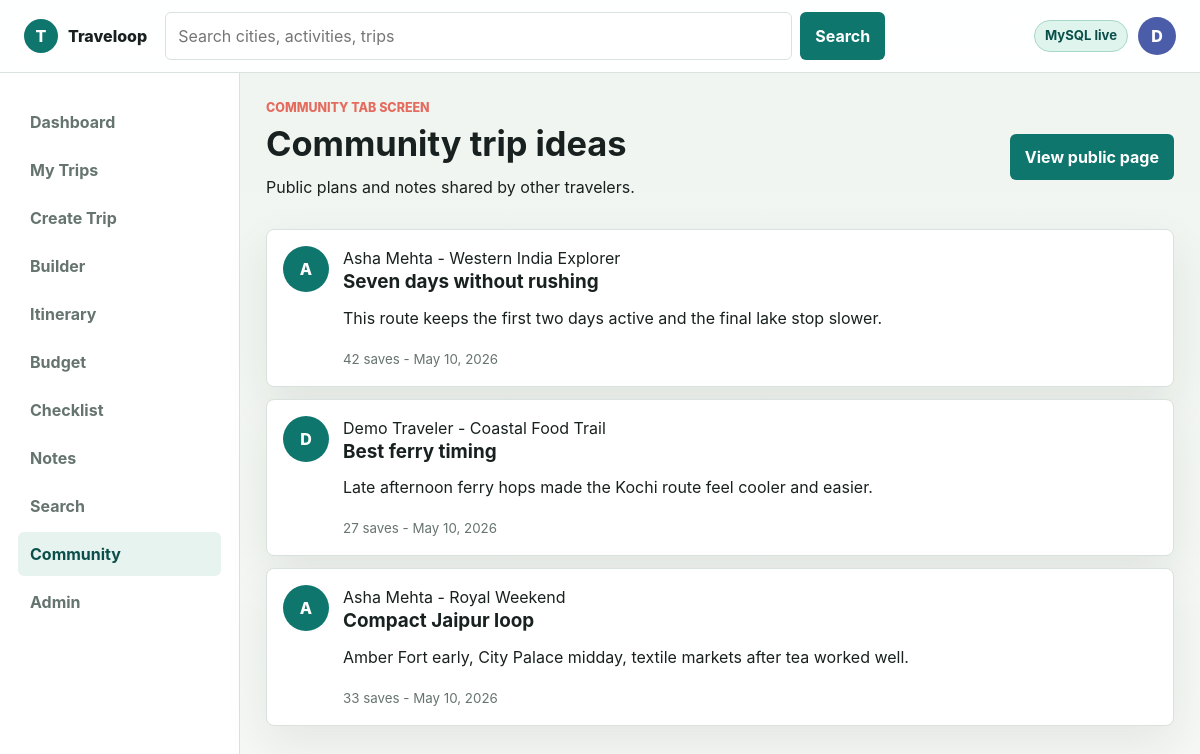
The app's page /community with its own data.
### tables this page shows
CREATE TABLE community_posts (
    id INT UNSIGNED AUTO_INCREMENT PRIMARY KEY,
    user_id INT UNSIGNED NOT NULL,
    trip_id INT UNSIGNED NOT NULL,
    title VARCHAR(160) NOT NULL,
    body TEXT NOT NULL,
    likes INT UNSIGNED NOT NULL DEFAULT 0,
    created_at TIMESTAMP DEFAULT CURRENT_TIMESTAMP,
    CONSTRAINT fk_posts_user FOREIGN KEY (user_id) REFERENCES users(id) ON DELETE CASCADE,
    CONSTRAINT fk_posts_trip FOREIGN KEY (trip_id) REFERENCES trips(id) ON DELETE CASCADE
);

CREATE TABLE trips (
    id INT UNSIGNED AUTO_INCREMENT PRIMARY KEY,
    user_id INT UNSIGNED NOT NULL,
    name VARCHAR(160) NOT NULL,
    description TEXT NULL,
    start_date DATE NULL,
    end_date DATE NULL,
    cover_photo VARCHAR(255) NULL,
    budget_limit DECIMAL(10,2) NOT NULL DEFAULT 0,
    status ENUM('ongoing', 'upcoming', 'completed') NOT NULL DEFAULT 'upcoming',
    visibility ENUM('private', 'friends', 'public') NOT NULL DEFAULT 'private',
    share_code VARCHAR(40) NOT NULL UNIQUE,
    created_at TIMESTAMP DEFAULT CURRENT_TIMESTAMP,
    updated_at TIMESTAMP DEFAULT CURRENT_TIMESTAMP ON UPDATE CURRENT_TIMESTAMP,
    CONSTRAINT fk_trips_user FOREIGN KEY (user_id) REFERENCES users(id) ON DELETE CASCADE
);

### app/Core/View.php (called while the page is built, shortened)
<?php
final class View
{
    public static function render(string $template, array $data = []): string
    {
        extract($data, EXTR_SKIP);
        require APP_PATH . '/Views/' . $template . '.php';
        return (string) ob_get_clean();
    }
    public static function page(string $template, array $data = []): void
    {
        $content = self::render($template, $data);
        require APP_PATH . '/Views/layout.php';
    }
}

### app/Controllers/PageController.php (called while the page is built, shortened)
<?php
final class PageController
{
    public function community(): void
    {
        View::page('pages/community', $this->data([
            'title' => 'Community',
            'page' => 'community',
            'posts' => $this->repo->communityPosts(),
        ]));
    }
    private function data(array $data): array
    {
        return array_merge([
            'user' => $this->repo->user(),
            'dbConnected' => $this->repo->databaseAvailable(),
        ], $data);
    }
}

### public/index.php (called while the page is built, shortened)
<?php
require APP_PATH . '/helpers.php';
require APP_PATH . '/Core/Router.php';
require APP_PATH . '/Core/View.php';
require APP_PATH . '/Controllers/PageController.php';
$controller = new PageController(new TravelRepository());
$router = new Router();
$router->get('/', [$controller, 'dashboard']);
$router->get('/dashboard', [$controller, 'dashboard']);
$router->get('/login', [$controller, 'login']);
$router->post('/login', [$controller, 'handleLogin']);
$router->get('/register', [$controller, 'register']);
$router->post('/register', [$controller, 'handleRegister']);
$router->get('/forgot-password', [$controller, 'forgot']);
$router->get('/trips', [$controller, 'trips']);
$router->get('/trips/create', [$controller, 'createTrip']);
$router->post('/trips', [$controller, 'storeTrip']);
$router->get('/trips/{id}', [$controller, 'itinerary']);
$router->get('/trips/{id}/builder', [$controller, 'builder']);
$router->get('/trips/{id}/budget', [$controller, 'budget']);
$router->get('/trips/{id}/checklist', [$controller, 'checklist']);
$router->post('/trips/{id}/checklist', [$controller, 'storeChecklist']);
$router->get('/trips/{id}/notes', [$controller, 'notes']);
$router->post('/trips/{id}/notes', [$controller, 'storeNote']);
$router->get('/trips/{id}/invoice', [$controller, 'invoice']);
$router->get('/search/cities', [$controller, 'citySearch']);
$router->get('/search/activities', [$controller, 'activitySearch']);
$router->get('/community', [$controller, 'community']);
$router->get('/share/{code}', [$controller, 'share']);
$router->get('/profile', [$controller, 'profile']);
$router->get('/admin', [$controller, 'admin']);
$router->dispatch($_SERVER['REQUEST_METHOD'], $_SERVER['REQUEST_URI']);

### app/helpers.php (called while the page is built, shortened)
<?php
function e(mixed $value): string
{
    return htmlspecialchars((string) $value, ENT_QUOTES, 'UTF-8');
}
function url(string $path = ''): string
{
    $base = defined('APP_BASE') ? APP_BASE : '';
    $path = '/' . ltrim($path, '/');
    return $base . ($path === '/' ? '' : $path);
}
function pretty_date(?string $date): string
{
    return date('M j, Y', strtotime($date));
}

### app/Models/TravelRepository.php (called while the page is built, shortened)
<?php
final class TravelRepository
{
    public function communityPosts(): array
    {
        return $this->fromDb(function (PDO $pdo): array {
            $stmt = $pdo->query(
                'SELECT cp.*, t.name AS trip_name, CONCAT(u.first_name, " ", u.last_name) AS author
                 FROM community_posts cp
                 JOIN trips t ON t.id = cp.trip_id
                 JOIN users u ON u.id = cp.user_id
                 ORDER BY cp.created_at DESC'
            );
            return $stmt->fetchAll();
        }, $this->sampleCommunityPosts());
    }
    private function fromDb(callable $callback, mixed $fallback): mixed
    {
        $pdo = Database::connection();
        try {
            return $callback($pdo);
        } catch (Throwable) {
            return $fallback;
        }
    }
    private function sampleCommunityPosts(): array
    {
        return [
            ['id' => 1, 'trip_name' => 'Western India Explorer', 'author' => 'Asha Mehta', 'title' => 'Seven days without rushing', 'body' => 'This route keeps the first two days active and the final lake stop slower.', 'likes' => 42, 'created_at' => '2026-05-05 12:00:00'],
            ['id' => 2, 'trip_name' => 'Coastal Food Trail', 'author' => 'Rohan Shah', 'title' => 'Best ferry timing', 'body' => 'Late afternoon ferry hops made the Kochi route feel cooler and easier.', 'likes' => 27, 'created_at' => '2026-05-04 17:30:00'],
            ['id' => 3, 'trip_name' => 'Royal Weekend', 'author' => 'Nidhi Rao', 'title' => 'Compact Jaipur loop', 'body' => 'Amber Fort early, City Palace midday, textile markets after tea worked well.', 'likes' => 33, 'created_at' => '2026-05-02 08:15:00'],
        ];
    }
}

### app/Views/pages/community.php (the view)
<section class="page-head">
    <div>
        <p class="eyebrow">Community Tab Screen</p>
        <h1>Community trip ideas</h1>
        <p>Public plans and notes shared by other travelers.</p>
    </div>
    <a class="button primary" href="<?= url('/share/west-loop') ?>">View public page</a>
</section>
<section class="community-feed">
    <?php foreach ($posts as $post): ?>
        <article class="community-post">
            <div class="post-avatar"><?= e(substr($post['author'], 0, 1)) ?></div>
            <div>
                <span><?= e($post['author']) ?> - <?= e($post['trip_name']) ?></span>
                <h2><?= e($post['title']) ?></h2>
                <p><?= e($post['body']) ?></p>
                <small><?= e($post['likes']) ?> saves - <?= e(pretty_date($post['created_at'])) ?></small>
            </div>
        </article>
    <?php endforeach; ?>
</section>

### app/Core/Router.php (shortened to what this page needs)
<?php
final class Router
{
    private array $routes = [];
    private function add(string $method, string $pattern, callable|array $handler): void
    {
        $this->routes[] = [
            'method' => $method,
            'pattern' => $pattern,
            'regex' => $this->compile($pattern),
            'handler' => $handler,
        ];
    }
    public function dispatch(string $method, string $uri): void
    {
        $path = parse_url($uri, PHP_URL_PATH) ?: '/';
        $path = '/' . trim($path, '/');
        foreach ($this->routes as $route) {
            if ($route['method'] !== $method) {
                continue;
            }
            if (preg_match($route['regex'], $path, $matches)) {
                $params = array_filter($matches, 'is_string', ARRAY_FILTER_USE_KEY);
                call_user_func_array($route['handler'], $params);
                return;
            }
        }
    }
    private function compile(string $pattern): string
    {
        $regex = preg_replace('#\{([a-zA-Z_][a-zA-Z0-9_]*)\}#', '(?P<$1>[^/]+)', $pattern);
        return '#^' . $regex . '$#';
    }
}

### public/assets/css/app.css (style rules this page uses)
:root { --bg: #f6f8f5; --surface: #ffffff; --surface-strong: #eef4ef; --ink: #18211f; --muted: #66746f; --line: #d9e2dc; --teal: #0f766e; --teal-dark: #0b4f4a; --coral: #e56b5f; --amber: #c9892b; --indigo: #4b5ca8; --danger: #b73737; --shadow: 0 18px 45px rgba(24, 33, 31, 0.08); --radius: 8px; --sans: Inter, ui-sans-serif, system-ui, -apple-system, BlinkMacSystemFont, "Segoe UI", sans-serif; color: var(--ink); background: var(--bg); font: 16px/1.5 var(--sans); letter-spacing: 0; }
* { box-sizing: border-box; }
body { margin: 0; min-height: 100svh; background: linear-gradient(180deg, rgba(238, 244, 239, 0.9), rgba(246, 248, 245, 0.95)), var(--bg); }
a { color: inherit; }
h1, h2, h3, p { margin-top: 0; }
h1 { font-size: 2.15rem; line-height: 1.12; margin-bottom: 12px; }
h2 { font-size: 1.18rem; line-height: 1.25; margin-bottom: 12px; }
.brand-mark, .icon-link, .avatar-large, .post-avatar, .avatar-placeholder { display: grid; place-items: center; border-radius: 50%; font-weight: 800; }
.global-search button, .button, .segmented a, .segmented button { border: 1px solid transparent; border-radius: 6px; cursor: pointer; text-decoration: none; transition: transform 160ms ease, border-color 160ms ease, background 160ms ease; }
.global-search button, .button { display: inline-flex; align-items: center; justify-content: center; min-height: 42px; padding: 10px 14px; color: #ffffff; background: var(--teal); font-weight: 700; }
.button.primary { background: var(--teal); }
.auth-card, .panel-form, .suggestion-panel, .builder-aside, .budget-summary, .donut-card, .breakdown-panel, .profile-card, .table-panel, .invoice-paper, .check-group, .note-card, .community-post, .metric { border: 1px solid var(--line); border-radius: var(--radius); background: var(--surface); box-shadow: var(--shadow); }
.eyebrow { margin-bottom: 7px; color: var(--coral); font-size: 0.78rem; font-weight: 800; text-transform: uppercase; }
.muted, .empty, small { color: var(--muted); }
.section-head, .page-head { display: flex; justify-content: space-between; gap: 16px; align-items: flex-end; margin: 20px 0 14px; }
.page-head { align-items: center; margin-top: 0; }
.note-list, .community-feed { display: grid; gap: 12px; }
.community-post { display: grid; grid-template-columns: 46px minmax(0, 1fr); gap: 14px; padding: 16px; }
.post-avatar { width: 46px; height: 46px; color: #ffffff; background: var(--teal); }

### records on screen
community_posts: author "A", author "Asha Mehta", trip.name "Western India Explorer", title "Seven days without rushing", body "This route keeps the first two days active and the final lake stop slower.", likes "42", created_at "May 10, 2026"
community_posts: author "D", author "Demo Traveler", trip.name "Coastal Food Trail", title "Best ferry timing", body "Late afternoon ferry hops made the Kochi route feel cooler and easier.", likes "27", created_at "May 10, 2026"
community_posts: author "A", author "Asha Mehta", trip.name "Royal Weekend", title "Compact Jaipur loop", body "Amber Fort early, City Palace midday, textile markets after tea worked well.", likes "33", created_at "May 10, 2026"

### other values on screen
substr($user['name'] ?? 'U', 0, 1) "D"
